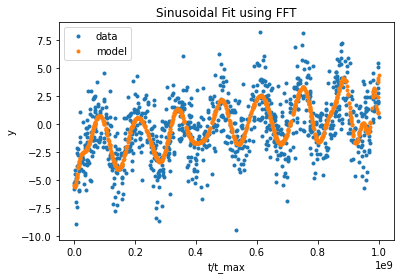

Python code for this plot:

#!/usr/bin/env python3
# -*- coding: utf-8 -*-
"""
Created on Sat Oct 14 21:20:50 2023

@author: nancyshi
"""
import numpy as np
import matplotlib.pyplot as plt
from scipy.fft import fft, fftfreq

def is_float(string):
    """ True if given string is float else False"""
    try:
        return float(string)
    except ValueError:
        return False

data = []
with open('signal.dat', 'r') as f:
    d = f.readlines()
    for i in d:
        k = i.rstrip().split('|')
        for i in k:
            if is_float(i):
                data.append(float(i)) 

data = np.array(data, dtype='float')
time = data[::2]
signal = data[1::2]

A = np.zeros((len(time), 4))
A[:, 0] = 1.
A[:, 1] = time
A[:, 2] = time**2
A[:, 3] = time**3
(u, w, vt) = np.linalg.svd(A, full_matrices=False)
w_in = np.zeros(np.shape(w))
for i in range(len(w)):
    if w[i] != 0:
        w_in[i] = 1./w[i]   
                           
ainv = vt.transpose().dot(np.diag(w_in)).dot(u.transpose())
        
c = ainv.dot(signal)
ym = A.dot(c) 


N = 10000
#subtract off linear trend
flat_signal = signal-ym

T = time[1]-time[0]
yf = fft(flat_signal)
xf = fftfreq(N, T)[:N//2]
#plt.plot(xf, 2.0/N * np.abs(yf[0:N//2]), '-o')


omega = 2*np.pi*xf[np.argsort(2.0/N * np.abs(yf[0:N//2]))[::-1]][0]
#plt.vlines(omega/(2*np.pi), 0, 10, color = 'red')
# fit full signal
trial = 40
A = np.zeros((len(time), 2*trial+1+1))
A[:, 0] = 1.
A[:, 1] = time
for i in range(1, trial+1):
    A[:, 2*i] = np.cos((i+1)*omega*time)
    A[:, 2*i+1] = np.sin((2*(i+1))*omega*time)
    

(u, w, vt) = np.linalg.svd(A, full_matrices=False)
ainv = vt.transpose().dot(np.diag(1. / w)).dot(u.transpose())
c = ainv.dot(signal)
ym = A.dot(c) 



plt.plot(time, signal, '.', label='data')
plt.plot(time, ym, '.', label='model')
#plt.scatter(time, ym-signal, label = 'residual', color='orange')
plt.xlabel('t/t_max')
plt.ylabel('y')
plt.legend()
plt.title("Sinusoidal Fit using FFT")
